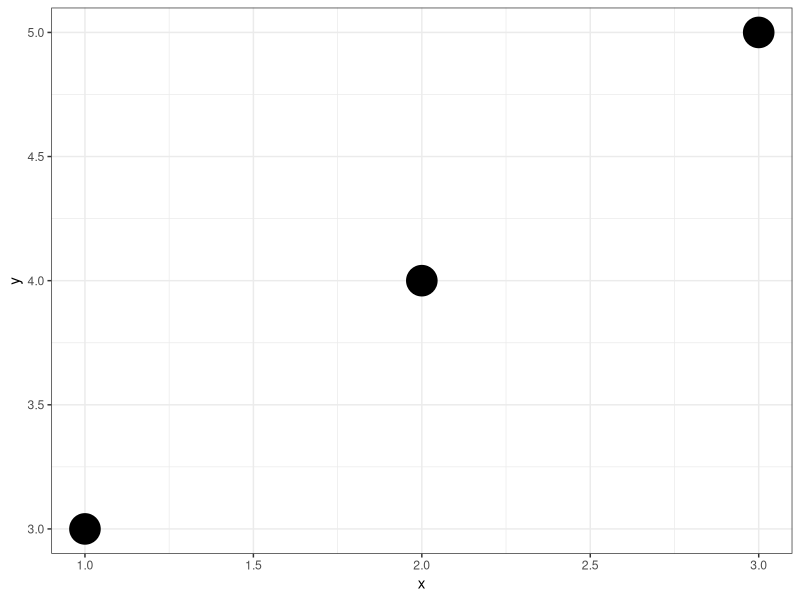

Recreate this plot in R.
library(ggplot2)


x = c(1,2,3)
y = c(3,4,5)


df = data.frame(x, y)

ggplot(df)+
    geom_point(aes(x, y), size = 10)+
    theme_bw()
